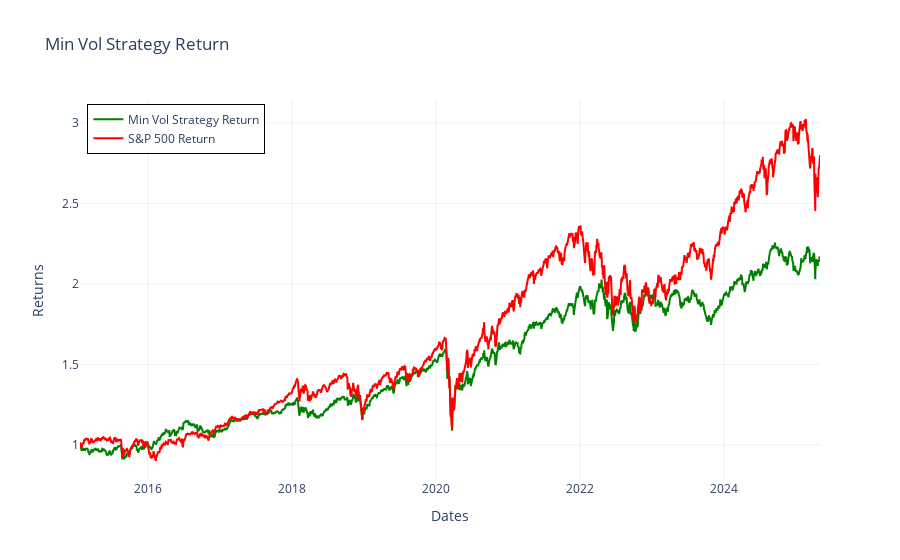

This figure's notebook cell:
### Code cell
plot_chart_with_SP500(portfolio_df = Min_Vol_performance_df['CumulativeStrategyReturns'],
                      chart_title = "Min Vol Strategy Return")

### Figure 1 — Plotly figure (JSON) as saved in the notebook; plotly's stock layout.template omitted (floating-point values rounded to 4 significant figures; data arrays with more than 128 entries replaced by an {"elided": "..."} marker saying what was removed)
{"data": [{"line": {"color": "green"}, "mode": "lines", "name": "Min Vol Strategy Return", "type": "scatter", "x": {"elided": "2585 str values"}, "y": {"elided": "2585 float values"}}, {"line": {"color": "red"}, "mode": "lines", "name": "S&P 500 Return", "type": "scatter", "x": {"elided": "2586 str values"}, "y": {"elided": "2586 float values"}}], "layout": {"legend": {"bordercolor": "Black", "borderwidth": 1, "x": 0.01, "y": 0.99}, "title": {"text": "Min Vol Strategy Return"}, "xaxis": {"anchor": "y", "domain": [0, 1], "title": {"text": "Dates"}}, "yaxis": {"anchor": "x", "domain": [0, 1], "title": {"text": "Returns"}}}}
